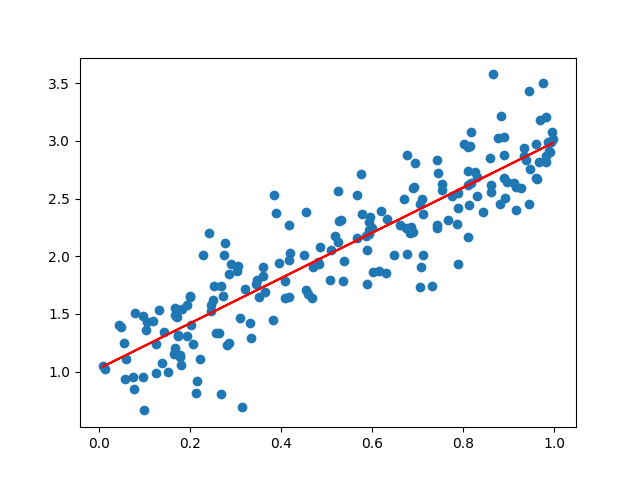

Recreate this plot in Python.
from timmygrad.engine import Value
import matplotlib.pyplot as plt
import numpy as np

# dataset of random values
X = np.random.rand(200)
Y = 2 * X + 1 + np.random.randn(200) * 0.3

# Initialize weights
m = Value(0.0)
c = Value(0.0)

# Learning rate
alpha = 0.01

# Number of iterations
epochs = 200

for epoch in range(epochs):
  for x, y in zip(X, Y):
    y_pred = m * x + c
    loss = (y - y_pred) ** 2
    loss.backward()


    m.data -= alpha * m.grad
    c.data -= alpha * c.grad

    m.grad = 0
    c.grad = 0

    if epoch % 10 == 0:
      print(f'loss={loss.data}')

print(f"m: {m.data}, c: {c.data}")

plt.scatter(X, Y)
plt.plot(X, [m.data * x + c.data for x in X], 'r')
plt.show()
